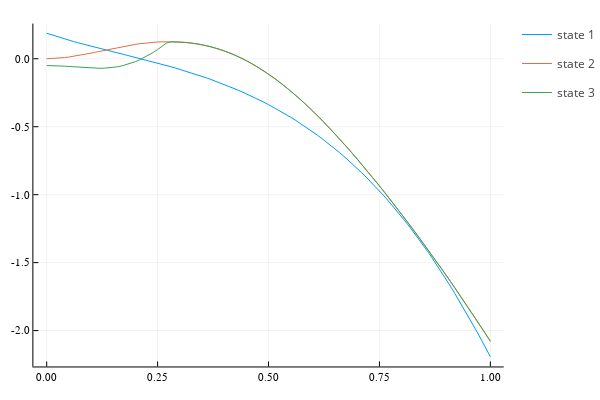
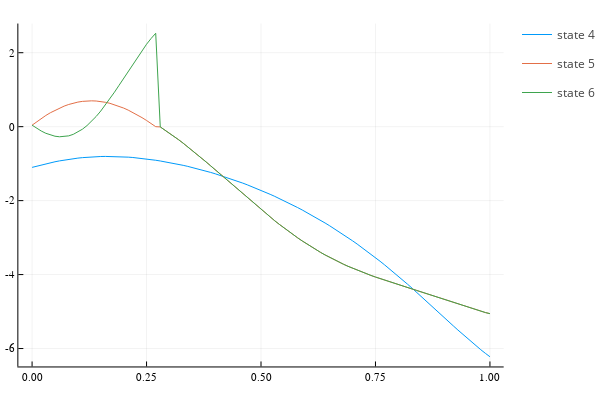
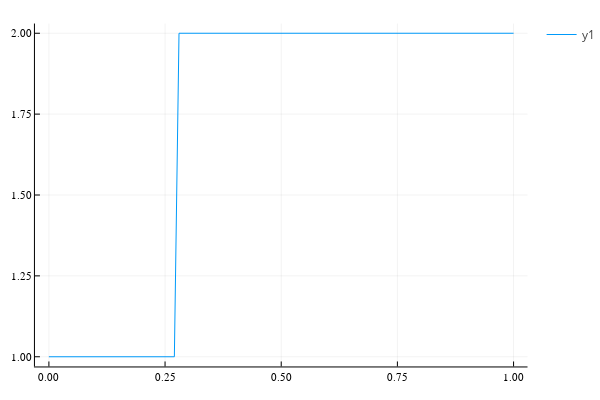

Here is the notebook cell these charts were saved with, in order:
### Code cell
#Nominal Trajectory

nom_states, _, times, nom_modes,nom_impact_states,_ = sim_system(xmean,mode0,dynamics,resets,guards,W*.000000000000001,V,C,t,dt)
state_matrix = hcat(nom_states...)

plot()
for i in 1:3
    plot!(times,state_matrix[i,:], label = "state $i")
end
display(plot!())

plot()
for i in 4:6
    plot!(times,state_matrix[i,:], label = "state $i")
end
display(plot!())

plot(times, nom_modes)
display(plot!())

# Initialize an Animation object
anim = Animation()
lim = 1.5
# Loop to create frames
for i in 1:100
    js = hcat(q2joints(state_matrix[:,i])...)
    # Plot the data
    plot(js[1,:], js[2,:], xlim=(-lim,lim), ylim=(-lim,lim), label="Points", color="blue", linestyle=:solid, marker=:circle)
    # Add frame to animation
    frame(anim)
end
# Save the animation as a gif
gif(anim, "walker.gif", fps = 15)

### Figure 1 — Plotly figure (JSON) as saved in the notebook; plotly's stock layout.template omitted (floating-point values rounded to 4 significant figures)
{"data": [{"colorbar": {"title": ""}, "legendgroup": "state 1", "line": {"color": "rgba(0, 154, 250, 1.000)", "dash": "solid", "shape": "linear", "width": 1}, "mode": "lines", "name": "state 1", "showlegend": true, "type": "scatter", "x": [0, 0.01, 0.02, 0.03, 0.04, 0.05, 0.06, 0.07, 0.08, 0.09, 0.1, 0.11, 0.12, 0.13, 0.14, 0.15, 0.16, 0.17, 0.18, 0.19, 0.2, 0.21, 0.22, 0.23, 0.24, 0.25, 0.26, 0.27, 0.28, 0.29, 0.3, 0.31, 0.32, 0.33, 0.34, 0.35, 0.36, 0.37, 0.38, 0.39, 0.4, 0.41, 0.42, 0.43, 0.44, 0.45, 0.46, 0.47, 0.48, 0.49, 0.5, 0.51, 0.52, 0.53, 0.54, 0.55, 0.56, 0.57, 0.58, 0.59, 0.6, 0.61, 0.62, 0.63, 0.64, 0.65, 0.66, 0.67, 0.68, 0.69, 0.7, 0.71, 0.72, 0.73, 0.74, 0.75, 0.76, 0.77, 0.78, 0.79, 0.8, 0.81, 0.82, 0.83, 0.84, 0.85, 0.86, 0.87, 0.88, 0.89, 0.9, 0.91, 0.92, 0.93, 0.94, 0.95, 0.96, 0.97, 0.98, 0.99, 1], "xaxis": "x", "y": [0.1877, 0.1769, 0.1664, 0.1562, 0.1463, 0.1366, 0.1273, 0.1181, 0.1092, 0.1004, 0.09186, 0.08342, 0.0751, 0.06688, 0.05873, 0.05064, 0.04258, 0.03453, 0.02648, 0.01839, 0.01026, 0.002059, -0.006231, -0.01463, -0.02314, -0.03181, -0.04062, -0.04962, -0.0588, -0.06818, -0.07777, -0.0876, -0.09766, -0.108, -0.1186, -0.1295, -0.1407, -0.1522, -0.164, -0.1762, -0.1888, -0.2017, -0.2151, -0.2288, -0.2429, -0.2575, -0.2725, -0.288, -0.304, -0.3205, -0.3374, -0.3549, -0.3729, -0.3915, -0.4106, -0.4304, -0.4507, -0.4716, -0.4932, -0.5154, -0.5382, -0.5618, -0.586, -0.611, -0.6367, -0.6631, -0.6903, -0.7183, -0.7471, -0.7767, -0.8071, -0.8384, -0.8706, -0.9037, -0.9377, -0.9727, -1.009, -1.045, -1.083, -1.122, -1.162, -1.203, -1.245, -1.288, -1.333, -1.378, -1.424, -1.472, -1.521, -1.571, -1.622, -1.674, -1.727, -1.782, -1.837, -1.894, -1.952, -2.01, -2.07, -2.131, -2.193], "yaxis": "y", "zmax": null, "zmin": null}, {"colorbar": {"title": ""}, "legendgroup": "state 2", "line": {"color": "rgba(227, 111, 71, 1.000)", "dash": "solid", "shape": "linear", "width": 1}, "mode": "lines", "name": "state 2", "showlegend": true, "type": "scatter", "x": [0, 0.01, 0.02, 0.03, 0.04, 0.05, 0.06, 0.07, 0.08, 0.09, 0.1, 0.11, 0.12, 0.13, 0.14, 0.15, 0.16, 0.17, 0.18, 0.19, 0.2, 0.21, 0.22, 0.23, 0.24, 0.25, 0.26, 0.27, 0.28, 0.29, 0.3, 0.31, 0.32, 0.33, 0.34, 0.35, 0.36, 0.37, 0.38, 0.39, 0.4, 0.41, 0.42, 0.43, 0.44, 0.45, 0.46, 0.47, 0.48, 0.49, 0.5, 0.51, 0.52, 0.53, 0.54, 0.55, 0.56, 0.57, 0.58, 0.59, 0.6, 0.61, 0.62, 0.63, 0.64, 0.65, 0.66, 0.67, 0.68, 0.69, 0.7, 0.71, 0.72, 0.73, 0.74, 0.75, 0.76, 0.77, 0.78, 0.79, 0.8, 0.81, 0.82, 0.83, 0.84, 0.85, 0.86, 0.87, 0.88, 0.89, 0.9, 0.91, 0.92, 0.93, 0.94, 0.95, 0.96, 0.97, 0.98, 0.99, 1], "xaxis": "x", "y": [0, 0.0008717, 0.002649, 0.005271, 0.008669, 0.01278, 0.01752, 0.02282, 0.02861, 0.03479, 0.0413, 0.04804, 0.05494, 0.06192, 0.06888, 0.07576, 0.08246, 0.08892, 0.09506, 0.1008, 0.1061, 0.1108, 0.115, 0.1185, 0.1213, 0.1234, 0.1247, 0.1251, 0.1251, 0.1247, 0.1234, 0.1212, 0.1181, 0.1141, 0.1092, 0.1032, 0.09629, 0.08833, 0.07932, 0.06926, 0.05813, 0.04593, 0.03264, 0.01826, 0.002792, -0.01376, -0.0314, -0.05012, -0.06991, -0.09077, -0.1127, -0.1356, -0.1596, -0.1845, -0.2105, -0.2374, -0.2652, -0.2939, -0.3236, -0.3541, -0.3854, -0.4175, -0.4504, -0.484, -0.5183, -0.5534, -0.5891, -0.6254, -0.6623, -0.6998, -0.7378, -0.7763, -0.8154, -0.8549, -0.8949, -0.9354, -0.9763, -1.018, -1.059, -1.101, -1.144, -1.187, -1.23, -1.274, -1.318, -1.362, -1.407, -1.453, -1.498, -1.544, -1.591, -1.638, -1.685, -1.733, -1.781, -1.83, -1.879, -1.928, -1.978, -2.028, -2.079], "yaxis": "y", "zmax": null, "zmin": null}, {"colorbar": {"title": ""}, "legendgroup": "state 3", "line": {"color": "rgba(62, 164, 78, 1.000)", "dash": "solid", "shape": "linear", "width": 1}, "mode": "lines", "name": "state 3", "showlegend": true, "type": "scatter", "x": [0, 0.01, 0.02, 0.03, 0.04, 0.05, 0.06, 0.07, 0.08, 0.09, 0.1, 0.11, 0.12, 0.13, 0.14, 0.15, 0.16, 0.17, 0.18, 0.19, 0.2, 0.21, 0.22, 0.23, 0.24, 0.25, 0.26, 0.27, 0.28, 0.29, 0.3, 0.31, 0.32, 0.33, 0.34, 0.35, 0.36, 0.37, 0.38, 0.39, 0.4, 0.41, 0.42, 0.43, 0.44, 0.45, 0.46, 0.47, 0.48, 0.49, 0.5, 0.51, 0.52, 0.53, 0.54, 0.55, 0.56, 0.57, 0.58, 0.59, 0.6, 0.61, 0.62, 0.63, 0.64, 0.65, 0.66, 0.67, 0.68, 0.69, 0.7, 0.71, 0.72, 0.73, 0.74, 0.75, 0.76, 0.77, 0.78, 0.79, 0.8, 0.81, 0.82, 0.83, 0.84, 0.85, 0.86, 0.87, 0.88, 0.89, 0.9, 0.91, 0.92, 0.93, 0.94, 0.95, 0.96, 0.97, 0.98, 0.99, 1], "xaxis": "x", "y": [-0.05, -0.05003, -0.05084, -0.05234, -0.05438, -0.05682, -0.05949, -0.06223, -0.06484, -0.06714, -0.06894, -0.07003, -0.07024, -0.06939, -0.0673, -0.06381, -0.0588, -0.05213, -0.0437, -0.03344, -0.02129, -0.007225, 0.008757, 0.02663, 0.04633, 0.06779, 0.09087, 0.1154, 0.1252, 0.1247, 0.1234, 0.1212, 0.1182, 0.1142, 0.1092, 0.1033, 0.09636, 0.08839, 0.07939, 0.06932, 0.05819, 0.04599, 0.0327, 0.01832, 0.002854, -0.0137, -0.03134, -0.05006, -0.06985, -0.09071, -0.1126, -0.1355, -0.1595, -0.1845, -0.2104, -0.2373, -0.2651, -0.2939, -0.3235, -0.354, -0.3853, -0.4174, -0.4503, -0.4839, -0.5183, -0.5533, -0.589, -0.6253, -0.6622, -0.6997, -0.7377, -0.7763, -0.8153, -0.8549, -0.8949, -0.9353, -0.9762, -1.018, -1.059, -1.101, -1.144, -1.187, -1.23, -1.274, -1.318, -1.362, -1.407, -1.453, -1.498, -1.544, -1.591, -1.638, -1.685, -1.733, -1.781, -1.83, -1.879, -1.928, -1.978, -2.028, -2.079], "yaxis": "y", "zmax": null, "zmin": null}], "layout": {"annotations": [], "height": 400, "legend_position": {"bgcolor": "rgba(255, 255, 255, 1.000)", "bordercolor": "rgba(0, 0, 0, 1.000)", "borderwidth": 1, "font": {"color": "rgba(0, 0, 0, 1.000)", "family": "sans-serif", "size": 11}, "title": {"font": {"color": "rgba(0, 0, 0, 1.000)", "family": "sans-serif", "size": 15}, "text": ""}, "tracegroupgap": 0, "traceorder": "normal", "x": 1, "xanchor": "auto", "y": 1, "yanchor": "auto"}, "margin": {"b": 20, "l": 0, "r": 0, "t": 20}, "paper_bgcolor": "rgba(255, 255, 255, 1.000)", "plot_bgcolor": "rgba(255, 255, 255, 1.000)", "showlegend": true, "width": 600, "xaxis": {"anchor": "y", "domain": [0.06582, 0.9934], "gridcolor": "rgba(0, 0, 0, 0.100)", "gridwidth": 0.5, "linecolor": "rgba(0, 0, 0, 1.000)", "mirror": false, "range": [-0.03, 1.03], "showgrid": true, "showline": true, "showticklabels": true, "tickangle": 0, "tickcolor": "rgb(0, 0, 0)", "tickfont": {"color": "rgba(0, 0, 0, 1.000)", "family": "sans-serif", "size": 11}, "tickmode": "array", "ticks": "inside", "ticktext": ["0.00", "0.25", "0.50", "0.75", "1.00"], "tickvals": [0, 0.25, 0.5, 0.75, 1], "title": "", "titlefont": {"color": "rgba(0, 0, 0, 1.000)", "family": "sans-serif", "size": 15}, "type": "-", "visible": true, "zeroline": false, "zerolinecolor": "rgba(0, 0, 0, 1.000)"}, "yaxis": {"anchor": "x", "domain": [0.03762, 0.9902], "gridcolor": "rgba(0, 0, 0, 0.100)", "gridwidth": 0.5, "linecolor": "rgba(0, 0, 0, 1.000)", "mirror": false, "range": [-2.264, 0.2591], "showgrid": true, "showline": true, "showticklabels": true, "tickangle": 0, "tickcolor": "rgb(0, 0, 0)", "tickfont": {"color": "rgba(0, 0, 0, 1.000)", "family": "sans-serif", "size": 11}, "tickmode": "array", "ticks": "inside", "ticktext": ["-2.0", "-1.5", "-1.0", "-0.5", "0.0"], "tickvals": [-2, -1.5, -1, -0.5, 0], "title": "", "titlefont": {"color": "rgba(0, 0, 0, 1.000)", "family": "sans-serif", "size": 15}, "type": "-", "visible": true, "zeroline": false, "zerolinecolor": "rgba(0, 0, 0, 1.000)"}}}

### Figure 2 — Plotly figure (JSON) as saved in the notebook; plotly's stock layout.template omitted (floating-point values rounded to 4 significant figures)
{"data": [{"colorbar": {"title": ""}, "legendgroup": "state 4", "line": {"color": "rgba(0, 154, 250, 1.000)", "dash": "solid", "shape": "linear", "width": 1}, "mode": "lines", "name": "state 4", "showlegend": true, "type": "scatter", "x": [0, 0.01, 0.02, 0.03, 0.04, 0.05, 0.06, 0.07, 0.08, 0.09, 0.1, 0.11, 0.12, 0.13, 0.14, 0.15, 0.16, 0.17, 0.18, 0.19, 0.2, 0.21, 0.22, 0.23, 0.24, 0.25, 0.26, 0.27, 0.28, 0.29, 0.3, 0.31, 0.32, 0.33, 0.34, 0.35, 0.36, 0.37, 0.38, 0.39, 0.4, 0.41, 0.42, 0.43, 0.44, 0.45, 0.46, 0.47, 0.48, 0.49, 0.5, 0.51, 0.52, 0.53, 0.54, 0.55, 0.56, 0.57, 0.58, 0.59, 0.6, 0.61, 0.62, 0.63, 0.64, 0.65, 0.66, 0.67, 0.68, 0.69, 0.7, 0.71, 0.72, 0.73, 0.74, 0.75, 0.76, 0.77, 0.78, 0.79, 0.8, 0.81, 0.82, 0.83, 0.84, 0.85, 0.86, 0.87, 0.88, 0.89, 0.9, 0.91, 0.92, 0.93, 0.94, 0.95, 0.96, 0.97, 0.98, 0.99, 1], "xaxis": "x", "y": [-1.101, -1.067, -1.034, -1.004, -0.9757, -0.9495, -0.9254, -0.9035, -0.8837, -0.8662, -0.8509, -0.8377, -0.8268, -0.8181, -0.8116, -0.8072, -0.8049, -0.8048, -0.8067, -0.8106, -0.8164, -0.8242, -0.8339, -0.8454, -0.8587, -0.8737, -0.8904, -0.9087, -0.9279, -0.9484, -0.9705, -0.9942, -1.019, -1.046, -1.074, -1.104, -1.135, -1.168, -1.202, -1.237, -1.274, -1.313, -1.352, -1.394, -1.436, -1.48, -1.526, -1.573, -1.621, -1.671, -1.722, -1.775, -1.829, -1.885, -1.943, -2.002, -2.062, -2.124, -2.188, -2.253, -2.32, -2.389, -2.459, -2.531, -2.605, -2.681, -2.759, -2.838, -2.919, -3.003, -3.088, -3.175, -3.264, -3.355, -3.448, -3.543, -3.64, -3.738, -3.839, -3.942, -4.046, -4.152, -4.26, -4.369, -4.479, -4.591, -4.704, -4.817, -4.931, -5.045, -5.16, -5.274, -5.387, -5.499, -5.61, -5.719, -5.826, -5.931, -6.032, -6.129, -6.222], "yaxis": "y", "zmax": null, "zmin": null}, {"colorbar": {"title": ""}, "legendgroup": "state 5", "line": {"color": "rgba(227, 111, 71, 1.000)", "dash": "solid", "shape": "linear", "width": 1}, "mode": "lines", "name": "state 5", "showlegend": true, "type": "scatter", "x": [0, 0.01, 0.02, 0.03, 0.04, 0.05, 0.06, 0.07, 0.08, 0.09, 0.1, 0.11, 0.12, 0.13, 0.14, 0.15, 0.16, 0.17, 0.18, 0.19, 0.2, 0.21, 0.22, 0.23, 0.24, 0.25, 0.26, 0.27, 0.28, 0.29, 0.3, 0.31, 0.32, 0.33, 0.34, 0.35, 0.36, 0.37, 0.38, 0.39, 0.4, 0.41, 0.42, 0.43, 0.44, 0.45, 0.46, 0.47, 0.48, 0.49, 0.5, 0.51, 0.52, 0.53, 0.54, 0.55, 0.56, 0.57, 0.58, 0.59, 0.6, 0.61, 0.62, 0.63, 0.64, 0.65, 0.66, 0.67, 0.68, 0.69, 0.7, 0.71, 0.72, 0.73, 0.74, 0.75, 0.76, 0.77, 0.78, 0.79, 0.8, 0.81, 0.82, 0.83, 0.84, 0.85, 0.86, 0.87, 0.88, 0.89, 0.9, 0.91, 0.92, 0.93, 0.94, 0.95, 0.96, 0.97, 0.98, 0.99, 1], "xaxis": "x", "y": [0.0399, 0.1335, 0.221, 0.3021, 0.3765, 0.4437, 0.5035, 0.5556, 0.5999, 0.636, 0.664, 0.6837, 0.6951, 0.6983, 0.6933, 0.6803, 0.6595, 0.6311, 0.5953, 0.5524, 0.5028, 0.4468, 0.3849, 0.3173, 0.2446, 0.1671, 0.08525, -0.0004225, -0.006931, -0.08807, -0.1729, -0.2612, -0.3527, -0.4471, -0.5441, -0.6435, -0.745, -0.8483, -0.9532, -1.059, -1.167, -1.275, -1.383, -1.492, -1.601, -1.71, -1.818, -1.926, -2.032, -2.138, -2.242, -2.345, -2.446, -2.545, -2.642, -2.737, -2.829, -2.919, -3.006, -3.091, -3.172, -3.251, -3.327, -3.399, -3.469, -3.536, -3.6, -3.661, -3.72, -3.776, -3.829, -3.881, -3.93, -3.977, -4.023, -4.067, -4.109, -4.151, -4.192, -4.232, -4.271, -4.311, -4.35, -4.39, -4.429, -4.469, -4.51, -4.55, -4.592, -4.633, -4.675, -4.717, -4.759, -4.801, -4.842, -4.882, -4.921, -4.959, -4.994, -5.027, -5.057], "yaxis": "y", "zmax": null, "zmin": null}, {"colorbar": {"title": ""}, "legendgroup": "state 6", "line": {"color": "rgba(62, 164, 78, 1.000)", "dash": "solid", "shape": "linear", "width": 1}, "mode": "lines", "name": "state 6", "showlegend": true, "type": "scatter", "x": [0, 0.01, 0.02, 0.03, 0.04, 0.05, 0.06, 0.07, 0.08, 0.09, 0.1, 0.11, 0.12, 0.13, 0.14, 0.15, 0.16, 0.17, 0.18, 0.19, 0.2, 0.21, 0.22, 0.23, 0.24, 0.25, 0.26, 0.27, 0.28, 0.29, 0.3, 0.31, 0.32, 0.33, 0.34, 0.35, 0.36, 0.37, 0.38, 0.39, 0.4, 0.41, 0.42, 0.43, 0.44, 0.45, 0.46, 0.47, 0.48, 0.49, 0.5, 0.51, 0.52, 0.53, 0.54, 0.55, 0.56, 0.57, 0.58, 0.59, 0.6, 0.61, 0.62, 0.63, 0.64, 0.65, 0.66, 0.67, 0.68, 0.69, 0.7, 0.71, 0.72, 0.73, 0.74, 0.75, 0.76, 0.77, 0.78, 0.79, 0.8, 0.81, 0.82, 0.83, 0.84, 0.85, 0.86, 0.87, 0.88, 0.89, 0.9, 0.91, 0.92, 0.93, 0.94, 0.95, 0.96, 0.97, 0.98, 0.99, 1], "xaxis": "x", "y": [0.0399, -0.04383, -0.1175, -0.1791, -0.2266, -0.2586, -0.2736, -0.2706, -0.2488, -0.2079, -0.1477, -0.06841, 0.02931, 0.1446, 0.2762, 0.4228, 0.5825, 0.7534, 0.9332, 1.12, 1.31, 1.503, 1.693, 1.88, 2.06, 2.229, 2.386, 2.526, -0.006931, -0.08807, -0.1729, -0.2612, -0.3527, -0.4471, -0.5441, -0.6435, -0.745, -0.8483, -0.9532, -1.059, -1.167, -1.275, -1.383, -1.492, -1.601, -1.71, -1.818, -1.926, -2.032, -2.138, -2.242, -2.345, -2.446, -2.545, -2.642, -2.737, -2.829, -2.919, -3.006, -3.091, -3.172, -3.251, -3.327, -3.399, -3.469, -3.536, -3.6, -3.661, -3.72, -3.776, -3.829, -3.881, -3.93, -3.977, -4.023, -4.067, -4.109, -4.151, -4.192, -4.232, -4.271, -4.311, -4.35, -4.39, -4.429, -4.469, -4.51, -4.55, -4.592, -4.633, -4.675, -4.717, -4.759, -4.801, -4.842, -4.882, -4.921, -4.959, -4.994, -5.027, -5.057], "yaxis": "y", "zmax": null, "zmin": null}], "layout": {"annotations": [], "height": 400, "legend_position": {"bgcolor": "rgba(255, 255, 255, 1.000)", "bordercolor": "rgba(0, 0, 0, 1.000)", "borderwidth": 1, "font": {"color": "rgba(0, 0, 0, 1.000)", "family": "sans-serif", "size": 11}, "title": {"font": {"color": "rgba(0, 0, 0, 1.000)", "family": "sans-serif", "size": 15}, "text": ""}, "tracegroupgap": 0, "traceorder": "normal", "x": 1, "xanchor": "auto", "y": 1, "yanchor": "auto"}, "margin": {"b": 20, "l": 0, "r": 0, "t": 20}, "paper_bgcolor": "rgba(255, 255, 255, 1.000)", "plot_bgcolor": "rgba(255, 255, 255, 1.000)", "showlegend": true, "width": 600, "xaxis": {"anchor": "y", "domain": [0.03619, 0.9934], "gridcolor": "rgba(0, 0, 0, 0.100)", "gridwidth": 0.5, "linecolor": "rgba(0, 0, 0, 1.000)", "mirror": false, "range": [-0.03, 1.03], "showgrid": true, "showline": true, "showticklabels": true, "tickangle": 0, "tickcolor": "rgb(0, 0, 0)", "tickfont": {"color": "rgba(0, 0, 0, 1.000)", "family": "sans-serif", "size": 11}, "tickmode": "array", "ticks": "inside", "ticktext": ["0.00", "0.25", "0.50", "0.75", "1.00"], "tickvals": [0, 0.25, 0.5, 0.75, 1], "title": "", "titlefont": {"color": "rgba(0, 0, 0, 1.000)", "family": "sans-serif", "size": 15}, "type": "-", "visible": true, "zeroline": false, "zerolinecolor": "rgba(0, 0, 0, 1.000)"}, "yaxis": {"anchor": "x", "domain": [0.03762, 0.9902], "gridcolor": "rgba(0, 0, 0, 0.100)", "gridwidth": 0.5, "linecolor": "rgba(0, 0, 0, 1.000)", "mirror": false, "range": [-6.485, 2.789], "showgrid": true, "showline": true, "showticklabels": true, "tickangle": 0, "tickcolor": "rgb(0, 0, 0)", "tickfont": {"color": "rgba(0, 0, 0, 1.000)", "family": "sans-serif", "size": 11}, "tickmode": "array", "ticks": "inside", "ticktext": ["-6", "-4", "-2", "0", "2"], "tickvals": [-6, -4, -2, 0, 2], "title": "", "titlefont": {"color": "rgba(0, 0, 0, 1.000)", "family": "sans-serif", "size": 15}, "type": "-", "visible": true, "zeroline": false, "zerolinecolor": "rgba(0, 0, 0, 1.000)"}}}

### Figure 3 — Plotly figure (JSON) as saved in the notebook; plotly's stock layout.template omitted (floating-point values rounded to 4 significant figures)
{"data": [{"colorbar": {"title": ""}, "legendgroup": "y1", "line": {"color": "rgba(0, 154, 250, 1.000)", "dash": "solid", "shape": "linear", "width": 1}, "mode": "lines", "name": "y1", "showlegend": true, "type": "scatter", "x": [0, 0.01, 0.02, 0.03, 0.04, 0.05, 0.06, 0.07, 0.08, 0.09, 0.1, 0.11, 0.12, 0.13, 0.14, 0.15, 0.16, 0.17, 0.18, 0.19, 0.2, 0.21, 0.22, 0.23, 0.24, 0.25, 0.26, 0.27, 0.28, 0.29, 0.3, 0.31, 0.32, 0.33, 0.34, 0.35, 0.36, 0.37, 0.38, 0.39, 0.4, 0.41, 0.42, 0.43, 0.44, 0.45, 0.46, 0.47, 0.48, 0.49, 0.5, 0.51, 0.52, 0.53, 0.54, 0.55, 0.56, 0.57, 0.58, 0.59, 0.6, 0.61, 0.62, 0.63, 0.64, 0.65, 0.66, 0.67, 0.68, 0.69, 0.7, 0.71, 0.72, 0.73, 0.74, 0.75, 0.76, 0.77, 0.78, 0.79, 0.8, 0.81, 0.82, 0.83, 0.84, 0.85, 0.86, 0.87, 0.88, 0.89, 0.9, 0.91, 0.92, 0.93, 0.94, 0.95, 0.96, 0.97, 0.98, 0.99, 1], "xaxis": "x", "y": [1, 1, 1, 1, 1, 1, 1, 1, 1, 1, 1, 1, 1, 1, 1, 1, 1, 1, 1, 1, 1, 1, 1, 1, 1, 1, 1, 1, 2, 2, 2, 2, 2, 2, 2, 2, 2, 2, 2, 2, 2, 2, 2, 2, 2, 2, 2, 2, 2, 2, 2, 2, 2, 2, 2, 2, 2, 2, 2, 2, 2, 2, 2, 2, 2, 2, 2, 2, 2, 2, 2, 2, 2, 2, 2, 2, 2, 2, 2, 2, 2, 2, 2, 2, 2, 2, 2, 2, 2, 2, 2, 2, 2, 2, 2, 2, 2, 2, 2, 2, 2], "yaxis": "y", "zmax": null, "zmin": null}], "layout": {"annotations": [], "height": 400, "legend_position": {"bgcolor": "rgba(255, 255, 255, 1.000)", "bordercolor": "rgba(0, 0, 0, 1.000)", "borderwidth": 1, "font": {"color": "rgba(0, 0, 0, 1.000)", "family": "sans-serif", "size": 11}, "title": {"font": {"color": "rgba(0, 0, 0, 1.000)", "family": "sans-serif", "size": 15}, "text": ""}, "tracegroupgap": 0, "traceorder": "normal", "x": 1, "xanchor": "auto", "y": 1, "yanchor": "auto"}, "margin": {"b": 20, "l": 0, "r": 0, "t": 20}, "paper_bgcolor": "rgba(255, 255, 255, 1.000)", "plot_bgcolor": "rgba(255, 255, 255, 1.000)", "showlegend": true, "width": 600, "xaxis": {"anchor": "y", "domain": [0.06582, 0.9934], "gridcolor": "rgba(0, 0, 0, 0.100)", "gridwidth": 0.5, "linecolor": "rgba(0, 0, 0, 1.000)", "mirror": false, "range": [-0.03, 1.03], "showgrid": true, "showline": true, "showticklabels": true, "tickangle": 0, "tickcolor": "rgb(0, 0, 0)", "tickfont": {"color": "rgba(0, 0, 0, 1.000)", "family": "sans-serif", "size": 11}, "tickmode": "array", "ticks": "inside", "ticktext": ["0.00", "0.25", "0.50", "0.75", "1.00"], "tickvals": [0, 0.25, 0.5, 0.75, 1], "title": "", "titlefont": {"color": "rgba(0, 0, 0, 1.000)", "family": "sans-serif", "size": 15}, "type": "-", "visible": true, "zeroline": false, "zerolinecolor": "rgba(0, 0, 0, 1.000)"}, "yaxis": {"anchor": "x", "domain": [0.03762, 0.9902], "gridcolor": "rgba(0, 0, 0, 0.100)", "gridwidth": 0.5, "linecolor": "rgba(0, 0, 0, 1.000)", "mirror": false, "range": [0.97, 2.03], "showgrid": true, "showline": true, "showticklabels": true, "tickangle": 0, "tickcolor": "rgb(0, 0, 0)", "tickfont": {"color": "rgba(0, 0, 0, 1.000)", "family": "sans-serif", "size": 11}, "tickmode": "array", "ticks": "inside", "ticktext": ["1.00", "1.25", "1.50", "1.75", "2.00"], "tickvals": [1, 1.25, 1.5, 1.75, 2], "title": "", "titlefont": {"color": "rgba(0, 0, 0, 1.000)", "family": "sans-serif", "size": 15}, "type": "-", "visible": true, "zeroline": false, "zerolinecolor": "rgba(0, 0, 0, 1.000)"}}}
